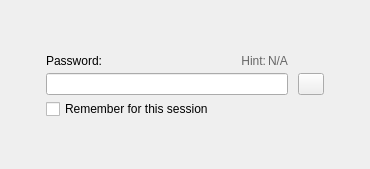
<?xml version="1.0" encoding="UTF-8"?>
<ui version="4.0">
 <class>WizUserCipherForm</class>
 <widget class="QWidget" name="WizUserCipherForm">
  <property name="geometry">
   <rect>
    <x>0</x>
    <y>0</y>
    <width>370</width>
    <height>169</height>
   </rect>
  </property>
  <property name="windowTitle">
   <string>Password</string>
  </property>
  <layout class="QHBoxLayout" name="horizontalLayout_4">
   <item>
    <spacer name="horizontalSpacer">
     <property name="orientation">
      <enum>Qt::Horizontal</enum>
     </property>
     <property name="sizeHint" stdset="0">
      <size>
       <width>23</width>
       <height>17</height>
      </size>
     </property>
    </spacer>
   </item>
   <item>
    <layout class="QVBoxLayout" name="verticalLayout_3">
     <property name="spacing">
      <number>0</number>
     </property>
     <item>
      <spacer name="verticalSpacer">
       <property name="orientation">
        <enum>Qt::Vertical</enum>
       </property>
       <property name="sizeHint" stdset="0">
        <size>
         <width>14</width>
         <height>13</height>
        </size>
       </property>
      </spacer>
     </item>
     <item>
      <layout class="QHBoxLayout" name="horizontalLayout_2">
       <property name="spacing">
        <number>0</number>
       </property>
       <item>
        <layout class="QVBoxLayout" name="verticalLayout">
         <property name="spacing">
          <number>2</number>
         </property>
         <item>
          <layout class="QHBoxLayout" name="horizontalLayout">
           <item>
            <widget class="QLabel" name="label">
             <property name="text">
              <string>Password:</string>
             </property>
             <property name="alignment">
              <set>Qt::AlignRight|Qt::AlignTrailing|Qt::AlignVCenter</set>
             </property>
            </widget>
           </item>
           <item>
            <spacer name="horizontalSpacer_4">
             <property name="orientation">
              <enum>Qt::Horizontal</enum>
             </property>
             <property name="sizeHint" stdset="0">
              <size>
               <width>10</width>
               <height>10</height>
              </size>
             </property>
            </spacer>
           </item>
           <item>
            <widget class="QLabel" name="label_2">
             <property name="sizePolicy">
              <sizepolicy hsizetype="Preferred" vsizetype="Preferred">
               <horstretch>0</horstretch>
               <verstretch>0</verstretch>
              </sizepolicy>
             </property>
             <property name="styleSheet">
              <string notr="true">color: #666666;</string>
             </property>
             <property name="text">
              <string>Hint:</string>
             </property>
             <property name="alignment">
              <set>Qt::AlignRight|Qt::AlignTrailing|Qt::AlignVCenter</set>
             </property>
            </widget>
           </item>
           <item>
            <widget class="QLabel" name="labelHint">
             <property name="styleSheet">
              <string notr="true">color: #666666;</string>
             </property>
             <property name="text">
              <string>N/A</string>
             </property>
             <property name="alignment">
              <set>Qt::AlignLeading|Qt::AlignLeft|Qt::AlignVCenter</set>
             </property>
            </widget>
           </item>
          </layout>
         </item>
         <item>
          <widget class="QLineEdit" name="editUserCipher"/>
         </item>
        </layout>
       </item>
       <item>
        <layout class="QVBoxLayout" name="verticalLayout_2">
         <property name="spacing">
          <number>0</number>
         </property>
         <property name="leftMargin">
          <number>10</number>
         </property>
         <item>
          <spacer name="verticalSpacer_3">
           <property name="orientation">
            <enum>Qt::Vertical</enum>
           </property>
           <property name="sizeType">
            <enum>QSizePolicy::Preferred</enum>
           </property>
           <property name="sizeHint" stdset="0">
            <size>
             <width>10</width>
             <height>23</height>
            </size>
           </property>
          </spacer>
         </item>
         <item>
          <widget class="WizImageButton" name="buttonOk">
           <property name="sizePolicy">
            <sizepolicy hsizetype="Minimum" vsizetype="Fixed">
             <horstretch>0</horstretch>
             <verstretch>0</verstretch>
            </sizepolicy>
           </property>
           <property name="maximumSize">
            <size>
             <width>26</width>
             <height>26</height>
            </size>
           </property>
           <property name="text">
            <string/>
           </property>
          </widget>
         </item>
        </layout>
       </item>
      </layout>
     </item>
     <item>
      <layout class="QHBoxLayout" name="horizontalLayout_3">
       <property name="topMargin">
        <number>4</number>
       </property>
       <item>
        <widget class="QCheckBox" name="checkSave">
         <property name="text">
          <string>Remember for this session</string>
         </property>
        </widget>
       </item>
      </layout>
     </item>
     <item>
      <spacer name="verticalSpacer_2">
       <property name="orientation">
        <enum>Qt::Vertical</enum>
       </property>
       <property name="sizeHint" stdset="0">
        <size>
         <width>278</width>
         <height>13</height>
        </size>
       </property>
      </spacer>
     </item>
    </layout>
   </item>
   <item>
    <spacer name="horizontalSpacer_2">
     <property name="orientation">
      <enum>Qt::Horizontal</enum>
     </property>
     <property name="sizeHint" stdset="0">
      <size>
       <width>22</width>
       <height>17</height>
      </size>
     </property>
    </spacer>
   </item>
  </layout>
 </widget>
 <customwidgets>
  <customwidget>
   <class>WizImageButton</class>
   <extends>QPushButton</extends>
   <header>widgets/WizImageButton.h</header>
  </customwidget>
 </customwidgets>
 <tabstops>
  <tabstop>editUserCipher</tabstop>
 </tabstops>
 <resources/>
 <connections/>
</ui>
